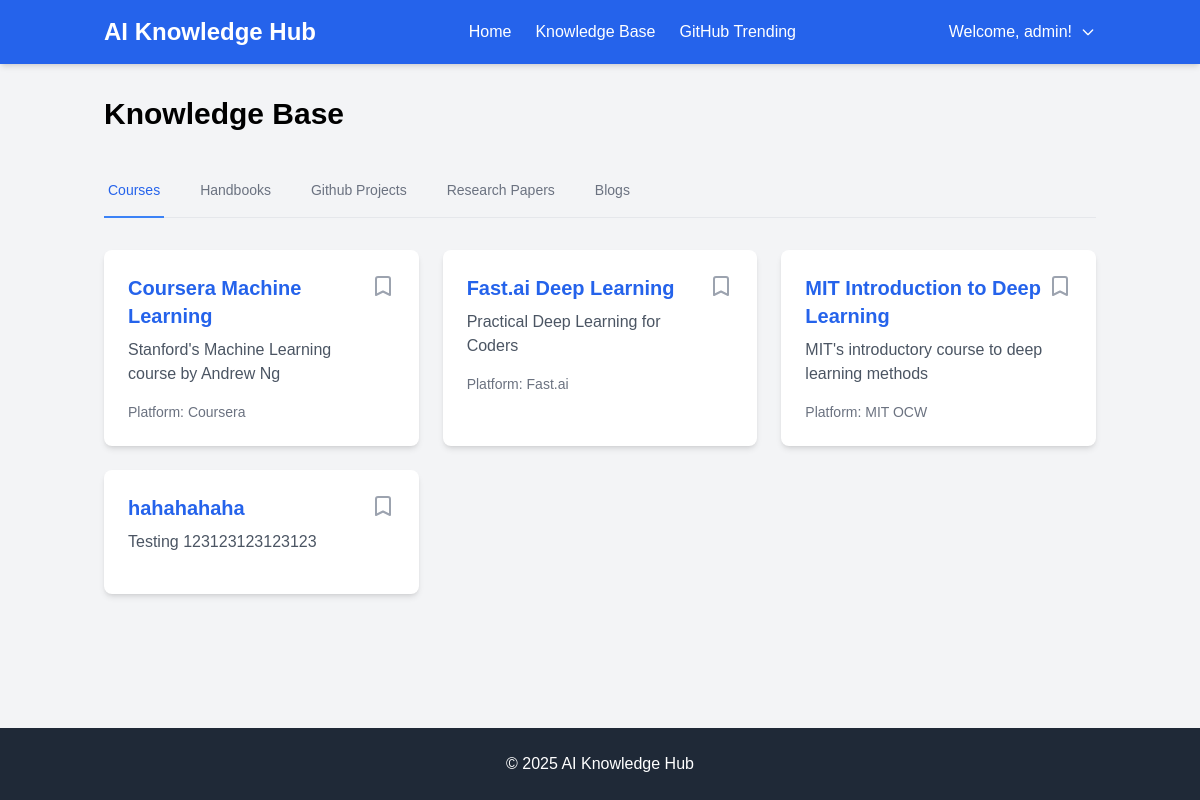
Page /knowledge-base (signed in) on the committed database.
### models.py (models this page shows, shortened)
class User(UserMixin, db.Model):
    id = db.Column(db.Integer, primary_key=True)
    username = db.Column(db.String(80), unique=True, nullable=False)
    email = db.Column(db.String(120), unique=True, nullable=False)
    password_hash = db.Column(db.String(128))
    is_admin = db.Column(db.Boolean, default=False)
    created_at = db.Column(db.DateTime, default=datetime.utcnow)
    bookmarks = db.relationship('Bookmark', backref='user', lazy=True)

class Course(db.Model):
    id = db.Column(db.Integer, primary_key=True)
    title = db.Column(db.String(200), nullable=False)
    url = db.Column(db.String(500), nullable=False)
    platform = db.Column(db.String(100))
    description = db.Column(db.Text)
    created_at = db.Column(db.DateTime, default=datetime.utcnow)

### app.py (the view)
@app.route('/knowledge-base')
@login_required
def knowledge_base():
    active_tab = request.args.get('tab', 'courses')
    categories = {
        "courses": Course.query.all(),
        "handbooks": Handbook.query.all(),
        "github_projects": GitHubProject.query.all(),
        "research_papers": ResearchPaper.query.all(),
        "blogs": Blog.query.all()
    }
    bookmarks = Bookmark.query.filter_by(
        user_id=current_user.id,
        resource_type=active_tab
    ).all()
    bookmarked_ids = [bookmark.resource_id for bookmark in bookmarks]
    return render_template('knowledge_base.html',
                         categories=categories,
                         active_tab=active_tab,
                         bookmarked_ids=bookmarked_ids)

### app.py (called while the page is built)
@login_manager.user_loader
def load_user(user_id):
    return User.query.get(int(user_id))

def login_required(f):
    @wraps(f)
    def decorated_function(*args, **kwargs):
        if 'user_id' not in session:
            return redirect(url_for('login'))
        return f(*args, **kwargs)
    return decorated_function

### templates/knowledge_base.html (shortened to what this page needs)
{% extends "base.html" %}
{% block content %}
<div class="max-w-7xl mx-auto">
    <h1 class="text-3xl font-bold mb-8">Knowledge Base</h1>
    <div class="border-b border-gray-200 mb-8">
        <nav class="-mb-px flex space-x-8">
            {% for tab in ['courses', 'handbooks', 'github_projects', 'research_papers', 'blogs'] %}
            <a href="{{ url_for('knowledge_base', tab=tab) }}"
               class="{% if active_tab == tab %}border-blue-500 text-blue-600{% else %}border-transparent text-gray-500 hover:text-gray-700 hover:border-gray-300{% endif %} whitespace-nowrap py-4 px-1 border-b-2 font-medium text-sm">
                {{ tab.replace('_', ' ').title() }}
            </a>
            {% endfor %}
        </nav>
    </div>
    <div class="grid grid-cols-1 md:grid-cols-2 lg:grid-cols-3 gap-6">
        {% for resource in categories[active_tab] %}
        <div class="bg-white rounded-lg shadow-md p-6">
            <div class="flex justify-between items-start">
                <div>
                    <h2 class="text-xl font-semibold mb-2">
                        <a href="{{ resource.url }}" target="_blank" class="text-blue-600 hover:text-blue-800">
                            {{ resource.title }}
                        </a>
                    </h2>
                    <p class="text-gray-600 mb-4">{{ resource.description }}</p>
                    {% if resource.platform %}
                    <p class="text-sm text-gray-500">Platform: {{ resource.platform }}</p>
                    {% endif %}
                </div>
                {% set is_bookmarked = resource.id in bookmarked_ids %}
                <form action="{{ url_for('add_bookmark' if not is_bookmarked else 'remove_bookmark', resource_type=active_tab, resource_id=resource.id) }}" method="POST">
                    <button type="submit" class="text-{{ 'blue-600' if is_bookmarked else 'gray-400' }} hover:text-blue-600">
                        <svg class="w-6 h-6" fill="{{ 'currentColor' if is_bookmarked else 'none' }}" stroke="currentColor" viewBox="0 0 24 24">
                            <path stroke-linecap="round" stroke-linejoin="round" stroke-width="2" d="M5 5a2 2 0 012-2h10a2 2 0 012 2v16l-7-3.5L5 21V5z"></path>
                        </svg>
                    </button>
                </form>
            </div>
        </div>
        {% endfor %}
    </div>
</div>
{% endblock %}

### templates/base.html (shortened to what this page needs)
<!DOCTYPE html>
<html lang="en">
<head>
    <script src="https://cdn.tailwindcss.com"></script>
</head>
<body class="bg-gray-100 min-h-screen flex flex-col">
    <header class="bg-blue-600 text-white shadow-md">
        <div class="container mx-auto px-4 py-4">
            <div class="flex justify-between items-center">
                <h1 class="text-2xl font-bold">AI Knowledge Hub</h1>
                <nav>
                    <ul class="flex space-x-6">
                        {% if current_user.is_authenticated %}
                        <li><a href="{{ url_for('index') }}" class="hover:text-blue-200 transition-colors">Home</a></li>
                        <li><a href="{{ url_for('knowledge_base') }}" class="hover:text-blue-200 transition-colors">Knowledge Base</a></li>
                        <li><a href="{{ url_for('github_trending') }}" class="hover:text-blue-200 transition-colors">GitHub Trending</a></li>
                        {% else %}
                        <li><a href="{{ url_for('login') }}" class="hover:text-blue-200 transition-colors">Login</a></li>
                        <li><a href="{{ url_for('register') }}" class="hover:text-blue-200 transition-colors">Register</a></li>
                        {% endif %}
                    </ul>
                </nav>
                <div class="relative">
                    {% if current_user.is_authenticated %}
                        <button id="userMenuButton" class="flex items-center space-x-2 hover:text-blue-200 transition-colors">
                            <span>Welcome, {{ current_user.username }}!</span>
                            <svg class="w-4 h-4" fill="none" stroke="currentColor" viewBox="0 0 24 24">
                                <path stroke-linecap="round" stroke-linejoin="round" stroke-width="2" d="M19 9l-7 7-7-7"></path>
                            </svg>
                        </button>
                    {% endif %}
                </div>
            </div>
        </div>
    </header>
    <main class="container mx-auto px-4 py-8 flex-grow">
        {% block content %}{% endblock %}
    </main>
    <footer class="bg-gray-800 text-white py-6">
        <div class="container mx-auto px-4 text-center">
            <p>&copy; 2025 AI Knowledge Hub</p>
        </div>
    </footer>
</body>
</html>

### templates/base.html (style rules this page uses)
body { font-family: Arial, sans-serif; margin: 0; padding: 0; }

### rows in the picture
User: username "admin"
Course: title "Coursera Machine Learning", description "Stanford's Machine Learning course by Andrew Ng", platform "Coursera"
Course: title "Fast.ai Deep Learning", description "Practical Deep Learning for Coders", platform "Fast.ai"
Course: title "MIT Introduction to Deep Learning", description "MIT's introductory course to deep learning methods", platform "MIT OCW"
Course: title "hahahahaha", description "Testing 123123123123123"

### other values in the picture
{{ tab.replace('_', ' ').title() }} "Courses" "Handbooks" "Github Projects" "Research Papers" "Blogs"
